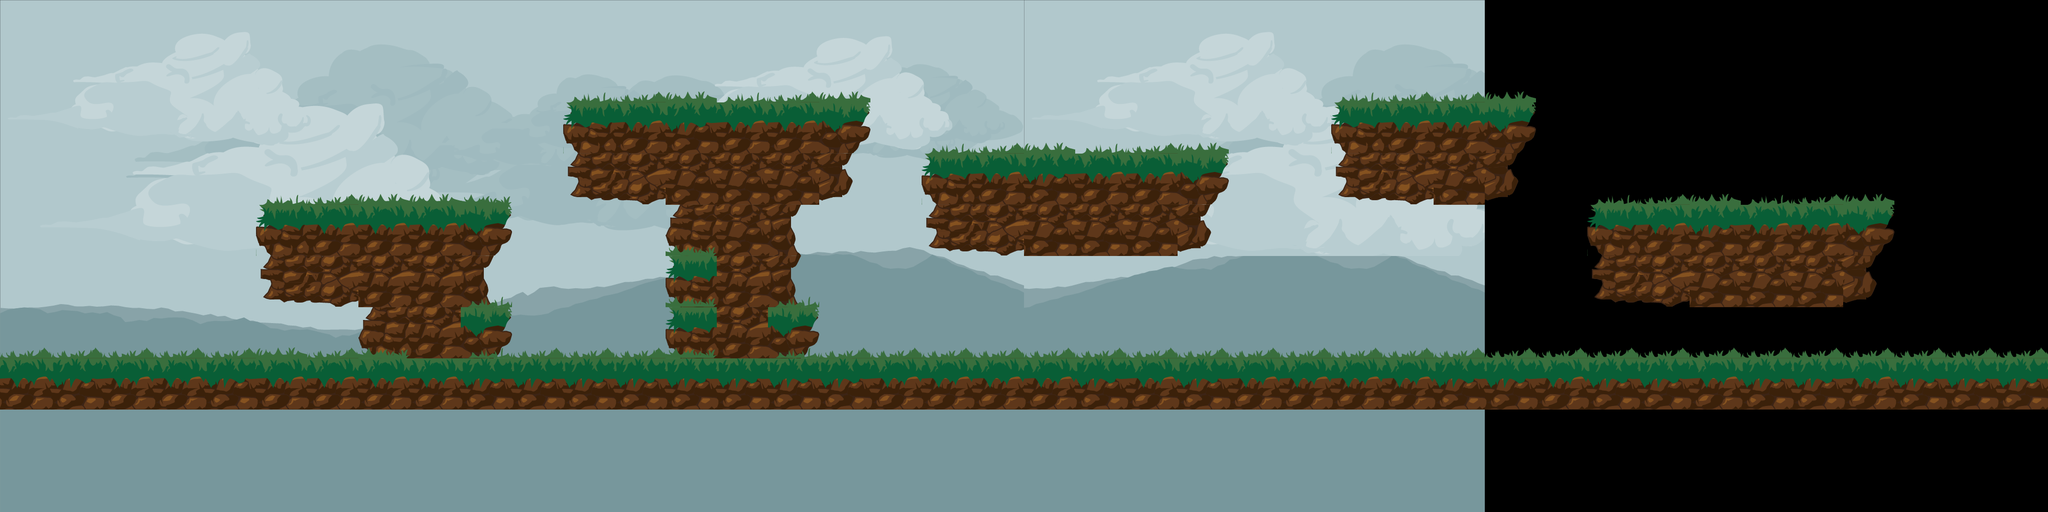

A 2D game scene composited from a Tiled map and its tileset images. What follows is a short description and the map's XML, with each tile layer's data collapsed to a summary:
An orthogonal 40x10 tile map with 100x100 px tiles, 2 tile layers (bg, Level), 6 tilesets and 37 objects (Enemy).

<map version="1.0" orientation="orthogonal" renderorder="right-down" width="40" height="10" tilewidth="100" tileheight="100" nextobjectid="46">
 <tileset firstgid="1" name="Tiles" tilewidth="100" tileheight="100">
  <image source="../images/Tiles.png" width="600" height="400" />
 </tileset>
 <tileset firstgid="25" name="MouseSprite" tilewidth="160" tileheight="160">
  <image source="../images/sprites/MouseSprite.png" width="660" height="640" />
 </tileset>
 <tileset firstgid="41" name="coin" tilewidth="60" tileheight="60">
  <image source="../images/coin.png" width="60" height="62" />
 </tileset>
 <tileset firstgid="42" name="gamebg" tilewidth="100" tileheight="100">
  <image source="../images/sprites/Background.png" width="2001" height="1001" />
 </tileset>
 <tileset firstgid="242" name="sign" tilewidth="170" tileheight="160">
  <image source="../images/sign.png" width="206" height="177" />
 </tileset>
 <tileset firstgid="243" name="player" tilewidth="1051" tileheight="840">
  <tile id="0">
   <image width="1051" height="840" source="../images/sprites/FoxSprite.png" />
  </tile>
 </tileset>
 <layer name="bg" width="40" height="10">
  <data>[400 cells, 290 non-empty, 200 distinct tile ids]</data>
 </layer>
 <layer name="Level" width="40" height="10">
  <data>[400 cells, 167 non-empty, 18 distinct tile ids]</data>
 </layer>
 <objectgroup name="Enemies">
  <object id="2" name="Enemy" gid="25" x="665.455" y="373.939" width="160" height="160" />
  <object id="5" gid="25" x="1183.64" y="183.03" width="160" height="160" />
  <object id="7" gid="25" x="1447.27" y="183.03" width="160" height="160" />
  <object id="8" gid="25" x="1971.52" y="301.212" width="160" height="160" />
  <object id="11" gid="25" x="2077.58" y="670.909" width="160" height="160" />
  <object id="12" gid="25" x="2468.48" y="667.879" width="160" height="160" />
  <object id="13" gid="25" x="2783.64" y="670.909" width="160" height="160" />
  <object id="14" gid="25" x="3223.03" y="364.848" width="160" height="160" />
  <object id="15" gid="25" x="3344.24" y="370.909" width="160" height="160" />
 </objectgroup>
 <objectgroup name="Collectables">
  <object id="17" gid="41" x="191.212" y="626.97" width="60" height="60" />
  <object id="18" gid="41" x="294.242" y="557.273" width="60" height="60" />
  <object id="19" gid="41" x="403.333" y="463.333" width="60" height="60" />
  <object id="20" gid="41" x="557.879" y="333.03" width="60" height="60" />
  <object id="21" gid="41" x="885.152" y="330" width="60" height="60" />
  <object id="22" gid="41" x="1218.48" y="654.242" width="60" height="60" />
  <object id="23" gid="41" x="1163.94" y="136.061" width="60" height="60" />
  <object id="24" gid="41" x="1285.15" y="126.97" width="60" height="60" />
  <object id="25" gid="41" x="1403.33" y="148.182" width="60" height="60" />
  <object id="26" gid="41" x="1551.82" y="148.182" width="60" height="60" />
  <object id="27" gid="41" x="1857.88" y="248.182" width="60" height="60" />
  <object id="28" gid="41" x="1924.55" y="105.758" width="60" height="60" />
  <object id="29" gid="41" x="2112.42" y="236.061" width="60" height="60" />
  <object id="30" gid="41" x="2209.39" y="96.6667" width="60" height="60" />
  <object id="31" gid="41" x="1706.36" y="648.182" width="60" height="60" />
  <object id="32" gid="41" x="1918.48" y="642.121" width="60" height="60" />
  <object id="33" gid="41" x="2333.64" y="636.061" width="60" height="60" />
  <object id="34" gid="41" x="2463.94" y="417.879" width="60" height="60" />
  <object id="35" gid="41" x="2660.91" y="136.061" width="60" height="60" />
  <object id="36" gid="41" x="2894.24" y="126.97" width="60" height="60" />
  <object id="37" gid="41" x="2779.09" y="-39.697" width="60" height="60" />
  <object id="38" gid="41" x="3188.18" y="366.364" width="60" height="60" />
  <object id="39" gid="41" x="3582.12" y="333.03" width="60" height="60" />
  <object id="40" gid="41" x="3385.15" y="342.121" width="60" height="60" />
  <object id="41" gid="41" x="3748.79" y="478.485" width="60" height="60" />
  <object id="42" gid="41" x="3745.76" y="620.909" width="60" height="60" />
 </objectgroup>
 <objectgroup name="Doors">
  <object id="44" gid="242" x="3808.94" y="701.212" width="170" height="160" />
 </objectgroup>
 <objectgroup name="Player">
  <object id="45" gid="243" x="35" y="673" width="305" height="256" />
 </objectgroup>
</map>